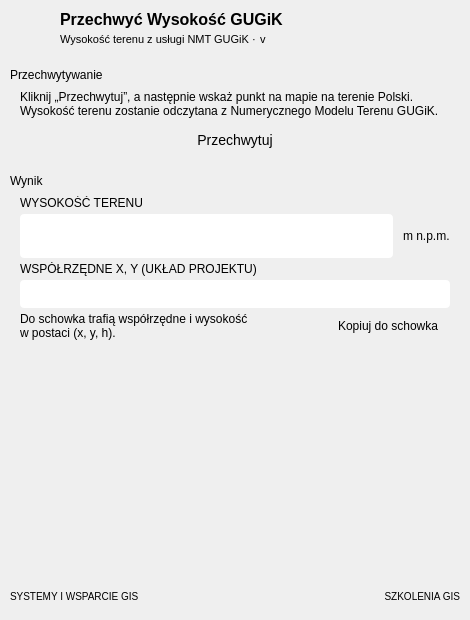
<?xml version="1.0" encoding="UTF-8"?>
<ui version="4.0">
 <class>PrzechwycWysokoscDockWidgetBase</class>
 <widget class="QDockWidget" name="PrzechwycWysokoscDockWidgetBase">
  <property name="geometry">
   <rect>
    <x>0</x>
    <y>0</y>
    <width>470</width>
    <height>620</height>
   </rect>
  </property>
  <property name="windowTitle">
   <string />
  </property>
  <property name="windowIcon">
   <iconset>
    <normaloff>../icons/icon_pw.svg</normaloff>../icons/icon_pw.svg</iconset>
  </property>
  <property name="styleSheet">
   <string notr="true">* { font-family: "DejaVu Sans"; }
QScrollArea#scrollArea { border: none; background: transparent; }
QLabel#lbl_title { font-size: 16px; font-weight: 700; }
QLabel#lbl_subtitle, QLabel#lbl_pluginVersion { font-size: 11px; }
QToolButton#btn_help, QToolButton#btn_close { border: none; border-radius: 6px; padding: 3px; }
QLabel#lbl_email, QLabel#lbl_szkolenia { font-size: 10px; }
QLabel#label_5 { background: transparent; padding: 0px; }

QFrame#card_capture, QFrame#card_result { border-radius: 6px; }
QLabel[role="card-title"] { font-size: 14px; font-weight: 700; padding: 7px 10px; border-top-left-radius: 5px; border-top-right-radius: 5px; }
QLabel[role="hint"] { font-size: 10px; }
QLabel[role="caption"] { font-size: 10px; }
QLabel[role="unit"] { font-weight: 700; }

QLineEdit { border-radius: 4px; padding: 0px 6px; }
QLineEdit#heightEdit { font-size: 24px; font-weight: 700; padding: 0px 8px; }
QLineEdit#coordsEdit { font-family: Consolas; font-size: 12px; }

QPushButton { border-radius: 4px; padding: 5px 12px; min-height: 18px; }
QPushButton[role="primary"] { font-weight: 700; padding: 7px 10px; border: none; }
QPushButton#captureButton { font-size: 14px; }

QPushButton:focus, QToolButton:focus { outline: none; }

QDockWidget[theme="light"] QWidget#dockWidgetContents, QDockWidget[theme="light"] QWidget#content_widget { background: #ffffff; }
QDockWidget[theme="light"] QLabel { color: #23282a; }
QDockWidget[theme="light"] QFrame#header_frame { background: #ffffff; border: none; border-bottom: 2px solid #4c6e4f; }
QDockWidget[theme="light"] QLabel#lbl_title { color: #3b5a3e; }
QDockWidget[theme="light"] QLabel#lbl_subtitle, QDockWidget[theme="light"] QLabel#lbl_pluginVersion { color: #6b7572; }
QDockWidget[theme="light"] QToolButton#btn_help:hover, QDockWidget[theme="light"] QToolButton#btn_close:hover { background: #e8efe8; }
QDockWidget[theme="light"] QToolButton#btn_help { qproperty-icon: url(pwimg:help.svg); }
QDockWidget[theme="light"] QToolButton#btn_close { qproperty-icon: url(pwimg:close.svg); }
QDockWidget[theme="light"] QFrame#footer_frame { background: #f6f8f6; border: none; border-top: 1px solid #d6ded6; }

QDockWidget[theme="light"] QFrame#card_capture { background: #ffffff; border: 1px solid #b9c7b9; }
QDockWidget[theme="light"] QFrame#card_result { background: #ffffff; border: 1px solid #dde5dd; }
QDockWidget[theme="light"] QLabel[role="card-title"] { background: #b9c7b9; color: #23282a; }
QDockWidget[theme="light"] QLabel#lbl_result_title { background: #e6ece6; color: #3b5a3e; }
QDockWidget[theme="light"] QLabel[role="hint"] { color: #6b7572; }
QDockWidget[theme="light"] QLabel[role="caption"] { color: #6b7572; }
QDockWidget[theme="light"] QLabel[role="unit"] { color: #4a5250; }

QDockWidget[theme="light"] QLineEdit { background: #ffffff; color: #23282a; border: 1px solid #b9c7ba; selection-background-color: #4c6e4f; selection-color: #ffffff; }
QDockWidget[theme="light"] QLineEdit:focus { border: 1px solid #4c6e4f; }
QDockWidget[theme="light"] QLineEdit#heightEdit { background: #eef3ee; color: #3b5a3e; border: 1px solid #d6ded6; }
QDockWidget[theme="light"] QLineEdit#heightEdit:focus { border: 1px solid #4c6e4f; }

QDockWidget[theme="light"] QPushButton { background: #ffffff; color: #23282a; border: 1px solid #b9c7ba; }
QDockWidget[theme="light"] QPushButton:hover { border-color: #4c6e4f; color: #3b5a3e; }
QDockWidget[theme="light"] QPushButton:pressed { background: #eef3ee; }
QDockWidget[theme="light"] QPushButton:disabled { color: #9aa39e; border-color: #d6ded6; }
QDockWidget[theme="light"] QPushButton#copyButton { qproperty-icon: url(pwimg:copy.svg); }
QDockWidget[theme="light"] QPushButton[role="primary"] { background: #4c6e4f; color: #ffffff; border: none; }
QDockWidget[theme="light"] QPushButton[role="primary"]:hover { background: #5b8260; color: #ffffff; }
QDockWidget[theme="light"] QPushButton[role="primary"]:pressed { background: #3d5a40; }
QDockWidget[theme="light"] QPushButton[role="primary"]:disabled { background: #c9d3ca; color: #f4f6f4; }

QDockWidget[theme="dark"] QWidget#dockWidgetContents, QDockWidget[theme="dark"] QWidget#content_widget { background: #2b2d2e; }
QDockWidget[theme="dark"] QLabel { color: #e6e9e7; }
QDockWidget[theme="dark"] QFrame#header_frame { background: #2b2d2e; border: none; border-bottom: 2px solid #5b8260; }
QDockWidget[theme="dark"] QLabel#lbl_title { color: #a9cfac; }
QDockWidget[theme="dark"] QLabel#lbl_subtitle, QDockWidget[theme="dark"] QLabel#lbl_pluginVersion { color: #9aa4a0; }
QDockWidget[theme="dark"] QToolButton#btn_help:hover, QDockWidget[theme="dark"] QToolButton#btn_close:hover { background: #2c3a2d; }
QDockWidget[theme="dark"] QToolButton#btn_help { qproperty-icon: url(pwimg:help_dark.svg); }
QDockWidget[theme="dark"] QToolButton#btn_close { qproperty-icon: url(pwimg:close_dark.svg); }
QDockWidget[theme="dark"] QFrame#footer_frame { background: #303334; border: none; border-top: 1px solid #44494a; }

QDockWidget[theme="dark"] QFrame#card_capture { background: #262829; border: 1px solid #4c6e4f; }
QDockWidget[theme="dark"] QFrame#card_result { background: #262829; border: 1px solid #33433a; }
QDockWidget[theme="dark"] QLabel[role="card-title"] { background: #4c6e4f; color: #ffffff; }
QDockWidget[theme="dark"] QLabel#lbl_result_title { background: #2c3a2d; color: #a9cfac; }
QDockWidget[theme="dark"] QLabel[role="hint"] { color: #9aa4a0; }
QDockWidget[theme="dark"] QLabel[role="caption"] { color: #9aa4a0; }
QDockWidget[theme="dark"] QLabel[role="unit"] { color: #b8c0bc; }

QDockWidget[theme="dark"] QLineEdit { background: #1f2122; color: #e6e9e7; border: 1px solid #5a6162; selection-background-color: #5b8260; selection-color: #ffffff; }
QDockWidget[theme="dark"] QLineEdit:focus { border: 1px solid #6f9c73; }
QDockWidget[theme="dark"] QLineEdit#heightEdit { background: #2c3a2d; color: #a9cfac; border: 1px solid #3f5143; }
QDockWidget[theme="dark"] QLineEdit#heightEdit:focus { border: 1px solid #6f9c73; }

QDockWidget[theme="dark"] QPushButton { background: #303334; color: #e6e9e7; border: 1px solid #5a6162; }
QDockWidget[theme="dark"] QPushButton:hover { border-color: #6f9c73; color: #a9cfac; }
QDockWidget[theme="dark"] QPushButton:pressed { background: #2c3a2d; }
QDockWidget[theme="dark"] QPushButton:disabled { color: #6f7773; border-color: #44494a; }
QDockWidget[theme="dark"] QPushButton#copyButton { qproperty-icon: url(pwimg:copy_dark.svg); }
QDockWidget[theme="dark"] QPushButton[role="primary"] { background: #5b8260; color: #ffffff; border: none; }
QDockWidget[theme="dark"] QPushButton[role="primary"]:hover { background: #6f9c73; color: #ffffff; }
QDockWidget[theme="dark"] QPushButton[role="primary"]:pressed { background: #4c6e4f; }
QDockWidget[theme="dark"] QPushButton[role="primary"]:disabled { background: #3e4442; color: #8a918e; }
</string>
  </property>
  <property name="theme" stdset="0">
   <string notr="true">light</string>
  </property>
  <widget class="QWidget" name="dockWidgetContents">
   <property name="minimumSize">
    <size>
     <width>460</width>
     <height>0</height>
    </size>
   </property>
   <layout class="QVBoxLayout" name="verticalLayout_main">
    <property name="spacing">
     <number>0</number>
    </property>
    <property name="leftMargin">
     <number>0</number>
    </property>
    <property name="topMargin">
     <number>0</number>
    </property>
    <property name="rightMargin">
     <number>0</number>
    </property>
    <property name="bottomMargin">
     <number>0</number>
    </property>
    <item>
     <widget class="QFrame" name="header_frame">
      <property name="frameShape">
       <enum>QFrame::NoFrame</enum>
      </property>
      <layout class="QHBoxLayout" name="horizontalLayout_header" stretch="0,1,0,0">
       <property name="spacing">
        <number>10</number>
       </property>
       <property name="leftMargin">
        <number>12</number>
       </property>
       <property name="topMargin">
        <number>10</number>
       </property>
       <property name="rightMargin">
        <number>8</number>
       </property>
       <property name="bottomMargin">
        <number>10</number>
       </property>
       <item>
        <widget class="QLabel" name="label_4">
         <property name="minimumSize">
          <size>
           <width>38</width>
           <height>38</height>
          </size>
         </property>
         <property name="maximumSize">
          <size>
           <width>38</width>
           <height>38</height>
          </size>
         </property>
         <property name="text">
          <string />
         </property>
         <property name="pixmap">
          <pixmap>../icons/icon_pw.svg</pixmap>
         </property>
         <property name="scaledContents">
          <bool>true</bool>
         </property>
         <property name="margin">
          <number>5</number>
         </property>
        </widget>
       </item>
       <item>
        <layout class="QVBoxLayout" name="verticalLayout_title">
         <property name="spacing">
          <number>1</number>
         </property>
         <item>
          <widget class="QLabel" name="lbl_title">
           <property name="text">
            <string>Przechwyć Wysokość GUGiK</string>
           </property>
          </widget>
         </item>
         <item>
          <layout class="QHBoxLayout" name="horizontalLayout_subtitle">
           <property name="spacing">
            <number>4</number>
           </property>
           <item>
            <widget class="QLabel" name="lbl_subtitle">
             <property name="text">
              <string>Wysokość terenu z usługi NMT GUGiK ·</string>
             </property>
            </widget>
           </item>
           <item>
            <widget class="QLabel" name="lbl_pluginVersion">
             <property name="text">
              <string>v</string>
             </property>
            </widget>
           </item>
           <item>
            <spacer name="horizontalSpacer_subtitle">
             <property name="orientation">
              <enum>Qt::Horizontal</enum>
             </property>
             <property name="sizeHint" stdset="0">
              <size>
               <width>10</width>
               <height>10</height>
              </size>
             </property>
            </spacer>
           </item>
          </layout>
         </item>
        </layout>
       </item>
       <item>
        <widget class="QToolButton" name="btn_help">
         <property name="cursor">
          <cursorShape>PointingHandCursor</cursorShape>
         </property>
         <property name="toolTip">
          <string>Pomoc – strona wtyczki</string>
         </property>
         <property name="icon">
          <iconset>
           <normaloff>../images/help.svg</normaloff>../images/help.svg</iconset>
         </property>
         <property name="iconSize">
          <size>
           <width>20</width>
           <height>20</height>
          </size>
         </property>
         <property name="autoRaise">
          <bool>true</bool>
         </property>
        </widget>
       </item>
       <item>
        <widget class="QToolButton" name="btn_close">
         <property name="cursor">
          <cursorShape>PointingHandCursor</cursorShape>
         </property>
         <property name="toolTip">
          <string>Zamknij wtyczkę</string>
         </property>
         <property name="icon">
          <iconset>
           <normaloff>../images/close.svg</normaloff>../images/close.svg</iconset>
         </property>
         <property name="iconSize">
          <size>
           <width>20</width>
           <height>20</height>
          </size>
         </property>
         <property name="autoRaise">
          <bool>true</bool>
         </property>
        </widget>
       </item>
      </layout>
     </widget>
    </item>
    <item>
     <widget class="QScrollArea" name="scrollArea">
      <property name="frameShape">
       <enum>QFrame::NoFrame</enum>
      </property>
      <property name="widgetResizable">
       <bool>true</bool>
      </property>
      <widget class="QWidget" name="content_widget">
       <layout class="QVBoxLayout" name="verticalLayout_content">
        <property name="spacing">
         <number>10</number>
        </property>
        <property name="leftMargin">
         <number>10</number>
        </property>
        <property name="topMargin">
         <number>10</number>
        </property>
        <property name="rightMargin">
         <number>10</number>
        </property>
        <property name="bottomMargin">
         <number>10</number>
        </property>
        <item>
         <widget class="QFrame" name="card_capture">
          <property name="frameShape">
           <enum>QFrame::NoFrame</enum>
          </property>
          <layout class="QVBoxLayout" name="verticalLayout_card_capture">
           <property name="spacing">
            <number>0</number>
           </property>
           <property name="leftMargin">
            <number>0</number>
           </property>
           <property name="topMargin">
            <number>0</number>
           </property>
           <property name="rightMargin">
            <number>0</number>
           </property>
           <property name="bottomMargin">
            <number>0</number>
           </property>
           <item>
            <widget class="QLabel" name="lbl_capture_title">
             <property name="text">
              <string>Przechwytywanie</string>
             </property>
             <property name="role" stdset="0">
              <string notr="true">card-title</string>
             </property>
            </widget>
           </item>
           <item>
            <layout class="QVBoxLayout" name="verticalLayout_card_capture_body">
             <property name="spacing">
              <number>8</number>
             </property>
             <property name="leftMargin">
              <number>10</number>
             </property>
             <property name="topMargin">
              <number>8</number>
             </property>
             <property name="rightMargin">
              <number>10</number>
             </property>
             <property name="bottomMargin">
              <number>10</number>
             </property>
             <item>
              <widget class="QLabel" name="lbl_capture_hint">
               <property name="text">
                <string>Kliknij „Przechwytuj”, a następnie wskaż punkt na mapie na terenie Polski.&lt;br&gt;Wysokość terenu zostanie odczytana z Numerycznego Modelu Terenu GUGiK.</string>
               </property>
               <property name="wordWrap">
                <bool>false</bool>
               </property>
               <property name="role" stdset="0">
                <string notr="true">hint</string>
               </property>
              </widget>
             </item>
             <item>
              <widget class="QPushButton" name="captureButton">
               <property name="text">
                <string>Przechwytuj</string>
               </property>
               <property name="cursor">
                <cursorShape>PointingHandCursor</cursorShape>
               </property>
               <property name="icon">
                <iconset>
                 <normaloff>../images/pin.svg</normaloff>../images/pin.svg</iconset>
               </property>
               <property name="role" stdset="0">
                <string notr="true">primary</string>
               </property>
              </widget>
             </item>
            </layout>
           </item>
          </layout>
         </widget>
        </item>
        <item>
         <widget class="QFrame" name="card_result">
          <property name="frameShape">
           <enum>QFrame::NoFrame</enum>
          </property>
          <layout class="QVBoxLayout" name="verticalLayout_card_result">
           <property name="spacing">
            <number>0</number>
           </property>
           <property name="leftMargin">
            <number>0</number>
           </property>
           <property name="topMargin">
            <number>0</number>
           </property>
           <property name="rightMargin">
            <number>0</number>
           </property>
           <property name="bottomMargin">
            <number>0</number>
           </property>
           <item>
            <widget class="QLabel" name="lbl_result_title">
             <property name="text">
              <string>Wynik</string>
             </property>
             <property name="role" stdset="0">
              <string notr="true">card-title</string>
             </property>
            </widget>
           </item>
           <item>
            <layout class="QVBoxLayout" name="verticalLayout_card_result_body">
             <property name="spacing">
              <number>4</number>
             </property>
             <property name="leftMargin">
              <number>10</number>
             </property>
             <property name="topMargin">
              <number>8</number>
             </property>
             <property name="rightMargin">
              <number>10</number>
             </property>
             <property name="bottomMargin">
              <number>10</number>
             </property>
             <item>
              <widget class="QLabel" name="lbl_height_caption">
               <property name="text">
                <string>WYSOKOŚĆ TERENU</string>
               </property>
               <property name="role" stdset="0">
                <string notr="true">caption</string>
               </property>
              </widget>
             </item>
             <item>
              <layout class="QHBoxLayout" name="horizontalLayout_height">
               <property name="spacing">
                <number>10</number>
               </property>
               <item>
                <widget class="QLineEdit" name="heightEdit">
                 <property name="minimumSize">
                  <size>
                   <width>0</width>
                   <height>44</height>
                  </size>
                 </property>
                 <property name="alignment">
                  <set>Qt::AlignCenter</set>
                 </property>
                 <property name="readOnly">
                  <bool>true</bool>
                 </property>
                </widget>
               </item>
               <item>
                <widget class="QLabel" name="lbl_height_unit">
                 <property name="text">
                  <string>m n.p.m.</string>
                 </property>
                 <property name="role" stdset="0">
                  <string notr="true">unit</string>
                 </property>
                </widget>
               </item>
              </layout>
             </item>
             <item>
              <widget class="QLabel" name="lbl_coords_caption">
               <property name="text">
                <string>WSPÓŁRZĘDNE X, Y (UKŁAD PROJEKTU)</string>
               </property>
               <property name="role" stdset="0">
                <string notr="true">caption</string>
               </property>
              </widget>
             </item>
             <item>
              <widget class="QLineEdit" name="coordsEdit">
               <property name="minimumSize">
                <size>
                 <width>0</width>
                 <height>28</height>
                </size>
               </property>
               <property name="alignment">
                <set>Qt::AlignCenter</set>
               </property>
               <property name="readOnly">
                <bool>true</bool>
               </property>
              </widget>
             </item>
             <item>
              <layout class="QHBoxLayout" name="horizontalLayout_copy" stretch="1,0">
               <property name="spacing">
                <number>10</number>
               </property>
               <item>
                <widget class="QLabel" name="lbl_copy_hint">
                 <property name="text">
                  <string>Do schowka trafią współrzędne i wysokość&lt;br&gt;w postaci (x, y, h).</string>
                 </property>
                 <property name="wordWrap">
                  <bool>false</bool>
                 </property>
                 <property name="role" stdset="0">
                  <string notr="true">hint</string>
                 </property>
                </widget>
               </item>
               <item>
                <widget class="QPushButton" name="copyButton">
                 <property name="text">
                  <string>Kopiuj do schowka</string>
                 </property>
                 <property name="cursor">
                  <cursorShape>PointingHandCursor</cursorShape>
                 </property>
                 <property name="icon">
                  <iconset>
                   <normaloff>../images/copy.svg</normaloff>../images/copy.svg</iconset>
                 </property>
                </widget>
               </item>
              </layout>
             </item>
            </layout>
           </item>
          </layout>
         </widget>
        </item>
        <item>
         <spacer name="verticalSpacer_content">
          <property name="orientation">
           <enum>Qt::Vertical</enum>
          </property>
          <property name="sizeHint" stdset="0">
           <size>
            <width>10</width>
            <height>0</height>
           </size>
          </property>
         </spacer>
        </item>
       </layout>
      </widget>
     </widget>
    </item>
    <item>
     <widget class="QFrame" name="footer_frame">
      <property name="frameShape">
       <enum>QFrame::NoFrame</enum>
      </property>
      <layout class="QHBoxLayout" name="horizontalLayout_footer">
       <property name="spacing">
        <number>6</number>
       </property>
       <property name="leftMargin">
        <number>10</number>
       </property>
       <property name="topMargin">
        <number>6</number>
       </property>
       <property name="rightMargin">
        <number>10</number>
       </property>
       <property name="bottomMargin">
        <number>6</number>
       </property>
       <item>
        <widget class="QLabel" name="lbl_email">
         <property name="text">
          <string>&lt;a href="https://envirosolutions.pl/?utm_source=plugins&amp;utm_medium=referral&amp;utm_campaign=przechwyc_wysokosc_nmt&amp;utm_content=systemy_wsparcie#uslugi" style="text-decoration:underline;"&gt;SYSTEMY I WSPARCIE GIS&lt;/a&gt;</string>
         </property>
         <property name="textFormat">
          <enum>Qt::RichText</enum>
         </property>
         <property name="openExternalLinks">
          <bool>true</bool>
         </property>
         <property name="textInteractionFlags">
          <set>Qt::TextBrowserInteraction</set>
         </property>
        </widget>
       </item>
       <item>
        <spacer name="horizontalSpacer_footerL">
         <property name="orientation">
          <enum>Qt::Horizontal</enum>
         </property>
         <property name="sizeHint" stdset="0">
          <size>
           <width>4</width>
           <height>10</height>
          </size>
         </property>
        </spacer>
       </item>
       <item>
        <widget class="QLabel" name="label_5">
         <property name="minimumSize">
          <size>
           <width>156</width>
           <height>34</height>
          </size>
         </property>
         <property name="maximumSize">
          <size>
           <width>156</width>
           <height>34</height>
          </size>
         </property>
         <property name="text">
          <string />
         </property>
         <property name="pixmap">
          <pixmap>../images/es_logo_h.png</pixmap>
         </property>
         <property name="scaledContents">
          <bool>true</bool>
         </property>
        </widget>
       </item>
       <item>
        <spacer name="horizontalSpacer_footerR">
         <property name="orientation">
          <enum>Qt::Horizontal</enum>
         </property>
         <property name="sizeHint" stdset="0">
          <size>
           <width>4</width>
           <height>10</height>
          </size>
         </property>
        </spacer>
       </item>
       <item>
        <widget class="QLabel" name="lbl_szkolenia">
         <property name="text">
          <string>&lt;a href="https://envirosolutions.pl/oferta-szkoleniowa/?utm_source=plugins&amp;utm_medium=referral&amp;utm_campaign=przechwyc_wysokosc_nmt&amp;utm_content=szkolenia_gis" style="text-decoration:underline;"&gt;SZKOLENIA GIS&lt;/a&gt;</string>
         </property>
         <property name="textFormat">
          <enum>Qt::RichText</enum>
         </property>
         <property name="alignment">
          <set>Qt::AlignRight|Qt::AlignVCenter</set>
         </property>
         <property name="openExternalLinks">
          <bool>true</bool>
         </property>
         <property name="textInteractionFlags">
          <set>Qt::TextBrowserInteraction</set>
         </property>
        </widget>
       </item>
      </layout>
     </widget>
    </item>
   </layout>
  </widget>
 </widget>
 <resources />
 <connections />
</ui>
